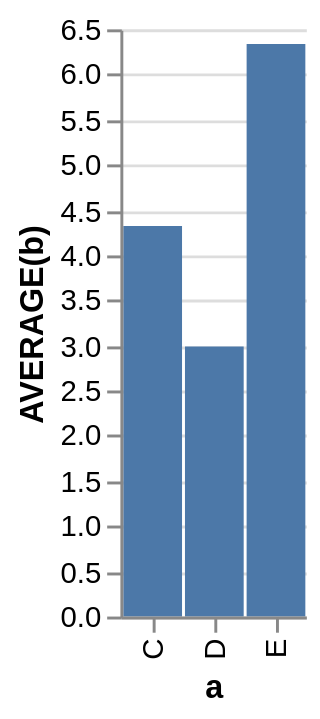

Write the Vega-Lite specification saved for this chart.
### Vega specification from a JSON file in a GitHub repository (floating-point values rounded to 4 significant figures)
{"$schema": "http://vega.github.io/schema/vega/v3.0.json", "autosize": {"type": "pad", "resize": true}, "padding": 5, "data": [{"name": "source_0", "values": [{"a": "C", "b": 2}, {"a": "C", "b": 7}, {"a": "C", "b": 4}, {"a": "D", "b": 1}, {"a": "D", "b": 2}, {"a": "D", "b": 6}, {"a": "E", "b": 8}, {"a": "E", "b": 4}, {"a": "E", "b": 7}], "format": {"type": "json", "parse": {"b": "number"}}, "transform": [{"type": "filter", "expr": "datum[\"b\"] !== null && !isNaN(datum[\"b\"])"}, {"type": "aggregate", "groupby": ["a"], "ops": ["average"], "fields": ["b"], "as": ["average_b"]}]}], "signals": [{"name": "width", "update": "bandspace(domain('x').length, 1, 0.5) * 21"}, {"name": "height", "update": "200"}], "marks": [{"name": "nested_main_group", "type": "group", "encode": {"update": {"width": {"signal": "width"}, "height": {"signal": "height"}, "fill": {"value": "transparent"}}}, "marks": [{"name": "marks", "type": "rect", "role": "bar", "from": {"data": "source_0"}, "encode": {"update": {"xc": {"scale": "x", "field": "a"}, "width": {"value": 20}, "y": {"scale": "y", "field": "average_b"}, "y2": {"scale": "y", "value": 0}, "fill": {"value": "#4c78a8"}}}}]}], "scales": [{"name": "x", "type": "point", "domain": {"data": "source_0", "field": "a", "sort": true}, "range": {"step": 21}, "round": true, "padding": 0.5}, {"name": "y", "type": "linear", "domain": {"data": "source_0", "field": "average_b"}, "range": [200, 0], "round": true, "nice": true, "zero": true}], "axes": [{"scale": "x", "orient": "bottom", "tickCount": 5, "title": "a", "zindex": 1, "encode": {"labels": {"update": {"angle": {"value": 270}, "align": {"value": "right"}, "baseline": {"value": "middle"}}}}}, {"scale": "y", "format": "s", "orient": "left", "title": "AVERAGE(b)", "zindex": 1}, {"scale": "y", "domain": false, "format": "s", "grid": true, "labels": false, "orient": "left", "ticks": false, "zindex": 0, "gridScale": "x"}]}
